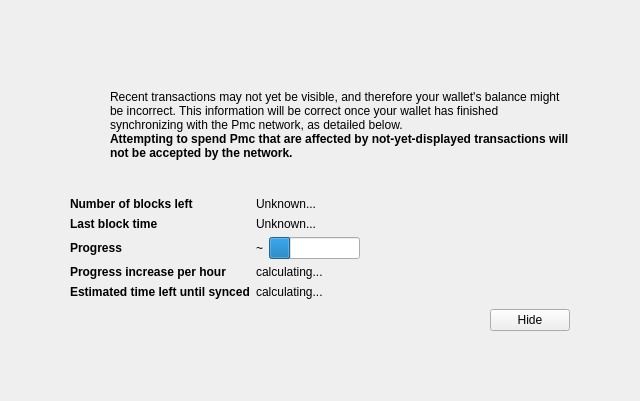
<?xml version="1.0" encoding="UTF-8"?>
<ui version="4.0">
 <class>ModalOverlay</class>
 <widget class="ModalOverlay" name="ModalOverlay">
  <property name="geometry">
   <rect>
    <x>0</x>
    <y>0</y>
    <width>640</width>
    <height>401</height>
   </rect>
  </property>
  <property name="windowTitle">
   <string>Form</string>
  </property>
  <layout class="QVBoxLayout" name="verticalLayout" stretch="0">
   <property name="sizeConstraint">
    <enum>QLayout::SetDefaultConstraint</enum>
   </property>
   <property name="leftMargin">
    <number>0</number>
   </property>
   <property name="topMargin">
    <number>0</number>
   </property>
   <property name="rightMargin">
    <number>0</number>
   </property>
   <property name="bottomMargin">
    <number>0</number>
   </property>
   <item>
    <widget class="QWidget" name="bgWidget" native="true">
     <property name="styleSheet">
      <string notr="true"/>
     </property>
     <layout class="QVBoxLayout" name="verticalLayoutMain" stretch="0">
      <property name="leftMargin">
       <number>60</number>
      </property>
      <property name="topMargin">
       <number>60</number>
      </property>
      <property name="rightMargin">
       <number>60</number>
      </property>
      <property name="bottomMargin">
       <number>60</number>
      </property>
      <item>
       <widget class="QWidget" name="contentWidget" native="true">
        <property name="styleSheet">
         <string notr="true"/>
        </property>
        <layout class="QVBoxLayout" name="verticalLayoutSub" stretch="1,0,0,0,0">
         <property name="spacing">
          <number>0</number>
         </property>
         <property name="leftMargin">
          <number>10</number>
         </property>
         <property name="topMargin">
          <number>10</number>
         </property>
         <property name="rightMargin">
          <number>10</number>
         </property>
         <property name="bottomMargin">
          <number>10</number>
         </property>
         <item>
          <layout class="QHBoxLayout" name="horizontalLayoutIconText" stretch="0,1">
           <property name="topMargin">
            <number>20</number>
           </property>
           <item>
            <layout class="QVBoxLayout" name="verticalLayoutIcon">
             <property name="leftMargin">
              <number>0</number>
             </property>
             <item>
              <widget class="QPushButton" name="warningIcon">
               <property name="enabled">
                <bool>false</bool>
               </property>
               <property name="text">
                <string/>
               </property>
               <property name="icon">
                <iconset>
                 <normaloff>:/icons/warning</normaloff>
                 <disabledoff>:/icons/warning</disabledoff>:/icons/warning</iconset>
               </property>
               <property name="iconSize">
                <size>
                 <width>48</width>
                 <height>48</height>
                </size>
               </property>
               <property name="flat">
                <bool>true</bool>
               </property>
              </widget>
             </item>
             <item>
              <spacer name="verticalSpacerWarningIcon">
               <property name="orientation">
                <enum>Qt::Vertical</enum>
               </property>
               <property name="sizeHint" stdset="0">
                <size>
                 <width>20</width>
                 <height>40</height>
                </size>
               </property>
              </spacer>
             </item>
            </layout>
           </item>
           <item>
            <layout class="QVBoxLayout" name="verticalLayoutInfoText">
             <property name="leftMargin">
              <number>0</number>
             </property>
             <property name="topMargin">
              <number>0</number>
             </property>
             <item>
              <widget class="QLabel" name="infoText">
               <property name="text">
                <string>Recent transactions may not yet be visible, and therefore your wallet's balance might be incorrect. This information will be correct once your wallet has finished synchronizing with the Pmc network, as detailed below.</string>
               </property>
               <property name="textFormat">
                <enum>Qt::RichText</enum>
               </property>
               <property name="wordWrap">
                <bool>true</bool>
               </property>
              </widget>
             </item>
             <item>
              <widget class="QLabel" name="infoTextStrong">
               <property name="font">
                <font>
                 <weight>75</weight>
                 <bold>true</bold>
                </font>
               </property>
               <property name="text">
                <string>Attempting to spend Pmc that are affected by not-yet-displayed transactions will not be accepted by the network.</string>
               </property>
               <property name="textFormat">
                <enum>Qt::RichText</enum>
               </property>
               <property name="wordWrap">
                <bool>true</bool>
               </property>
              </widget>
             </item>
             <item>
              <spacer name="verticalSpacerInTextSpace">
               <property name="orientation">
                <enum>Qt::Vertical</enum>
               </property>
               <property name="sizeHint" stdset="0">
                <size>
                 <width>20</width>
                 <height>40</height>
                </size>
               </property>
              </spacer>
             </item>
            </layout>
           </item>
          </layout>
         </item>
         <item>
          <spacer name="verticalSpacerAfterText">
           <property name="orientation">
            <enum>Qt::Vertical</enum>
           </property>
           <property name="sizeHint" stdset="0">
            <size>
             <width>20</width>
             <height>40</height>
            </size>
           </property>
          </spacer>
         </item>
         <item>
          <layout class="QFormLayout" name="formLayout">
           <property name="fieldGrowthPolicy">
            <enum>QFormLayout::FieldsStayAtSizeHint</enum>
           </property>
           <property name="horizontalSpacing">
            <number>6</number>
           </property>
           <property name="verticalSpacing">
            <number>6</number>
           </property>
           <property name="topMargin">
            <number>10</number>
           </property>
           <item row="0" column="0">
            <widget class="QLabel" name="labelNumberOfBlocksLeft">
             <property name="font">
              <font>
               <weight>75</weight>
               <bold>true</bold>
              </font>
             </property>
             <property name="text">
              <string>Number of blocks left</string>
             </property>
            </widget>
           </item>
           <item row="0" column="1">
            <widget class="QLabel" name="numberOfBlocksLeft">
             <property name="text">
              <string>Unknown...</string>
             </property>
            </widget>
           </item>
           <item row="1" column="0">
            <widget class="QLabel" name="labelLastBlockTime">
             <property name="font">
              <font>
               <weight>75</weight>
               <bold>true</bold>
              </font>
             </property>
             <property name="text">
              <string>Last block time</string>
             </property>
            </widget>
           </item>
           <item row="1" column="1">
            <widget class="QLabel" name="newestBlockDate">
             <property name="sizePolicy">
              <sizepolicy hsizetype="Maximum" vsizetype="Preferred">
               <horstretch>0</horstretch>
               <verstretch>0</verstretch>
              </sizepolicy>
             </property>
             <property name="text">
              <string>Unknown...</string>
             </property>
            </widget>
           </item>
           <item row="2" column="0">
            <widget class="QLabel" name="labelSyncDone">
             <property name="font">
              <font>
               <weight>75</weight>
               <bold>true</bold>
              </font>
             </property>
             <property name="text">
              <string>Progress</string>
             </property>
            </widget>
           </item>
           <item row="2" column="1">
            <layout class="QHBoxLayout" name="horizontalLayoutSync" stretch="0,1">
             <item>
              <widget class="QLabel" name="percentageProgress">
               <property name="text">
                <string>~</string>
               </property>
              </widget>
             </item>
             <item>
              <widget class="QProgressBar" name="progressBar">
               <property name="value">
                <number>24</number>
               </property>
               <property name="format">
                <string/>
               </property>
              </widget>
             </item>
            </layout>
           </item>
           <item row="4" column="0">
            <widget class="QLabel" name="labelProgressIncrease">
             <property name="font">
              <font>
               <weight>75</weight>
               <bold>true</bold>
              </font>
             </property>
             <property name="text">
              <string>Progress increase per hour</string>
             </property>
            </widget>
           </item>
           <item row="4" column="1">
            <widget class="QLabel" name="progressIncreasePerH">
             <property name="text">
              <string>calculating...</string>
             </property>
            </widget>
           </item>
           <item row="5" column="0">
            <widget class="QLabel" name="labelEstimatedTimeLeft">
             <property name="font">
              <font>
               <weight>75</weight>
               <bold>true</bold>
              </font>
             </property>
             <property name="text">
              <string>Estimated time left until synced</string>
             </property>
            </widget>
           </item>
           <item row="5" column="1">
            <widget class="QLabel" name="expectedTimeLeft">
             <property name="text">
              <string>calculating...</string>
             </property>
            </widget>
           </item>
          </layout>
         </item>
         <item>
          <layout class="QHBoxLayout" name="horizontalLayoutButtons">
           <property name="leftMargin">
            <number>10</number>
           </property>
           <property name="topMargin">
            <number>10</number>
           </property>
           <item>
            <spacer name="horizontalSpacer">
             <property name="orientation">
              <enum>Qt::Horizontal</enum>
             </property>
             <property name="sizeHint" stdset="0">
              <size>
               <width>40</width>
               <height>20</height>
              </size>
             </property>
            </spacer>
           </item>
           <item>
            <widget class="QPushButton" name="closeButton">
             <property name="text">
              <string>Hide</string>
             </property>
            </widget>
           </item>
          </layout>
         </item>
         <item>
          <layout class="QVBoxLayout" name="verticalLayout_2">
           <item>
            <spacer name="verticalSpacer">
             <property name="orientation">
              <enum>Qt::Vertical</enum>
             </property>
             <property name="sizeHint" stdset="0">
              <size>
               <width>20</width>
               <height>40</height>
              </size>
             </property>
            </spacer>
           </item>
          </layout>
         </item>
        </layout>
       </widget>
      </item>
     </layout>
    </widget>
   </item>
  </layout>
 </widget>
 <customwidgets>
  <customwidget>
   <class>ModalOverlay</class>
   <extends>QWidget</extends>
   <header>modaloverlay.h</header>
   <container>1</container>
  </customwidget>
 </customwidgets>
 <resources/>
 <connections/>
</ui>
